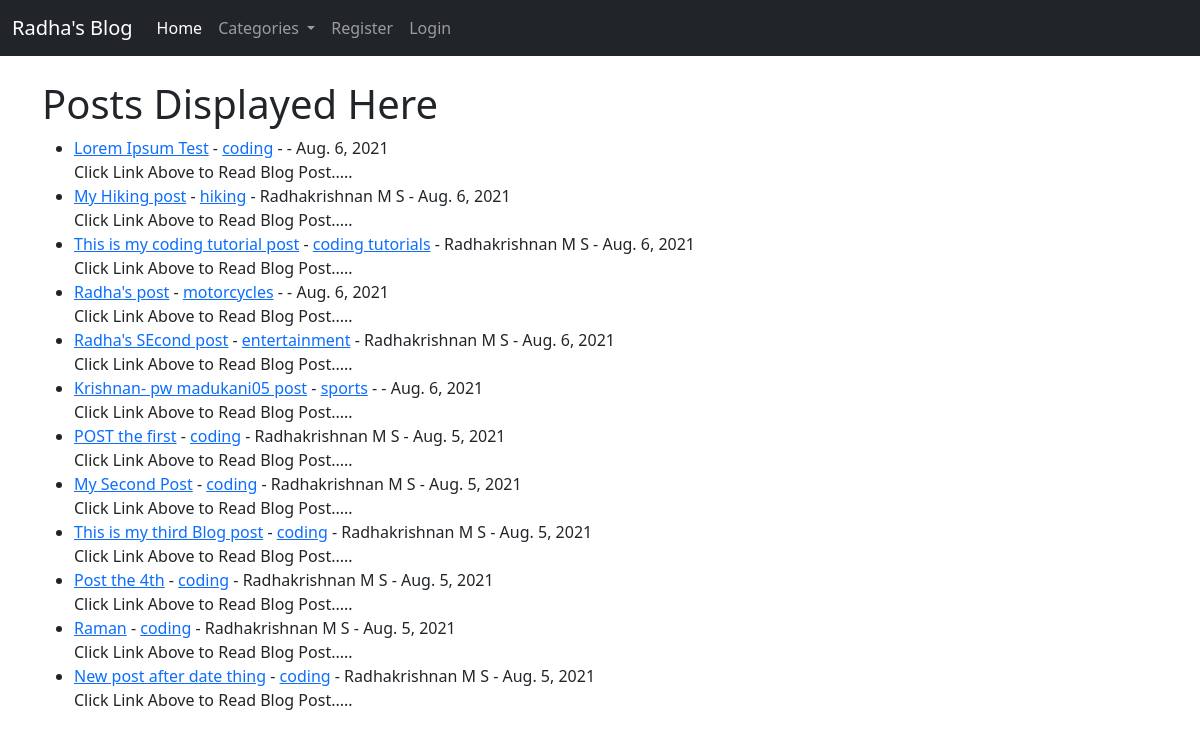
Before: / with the older database file.
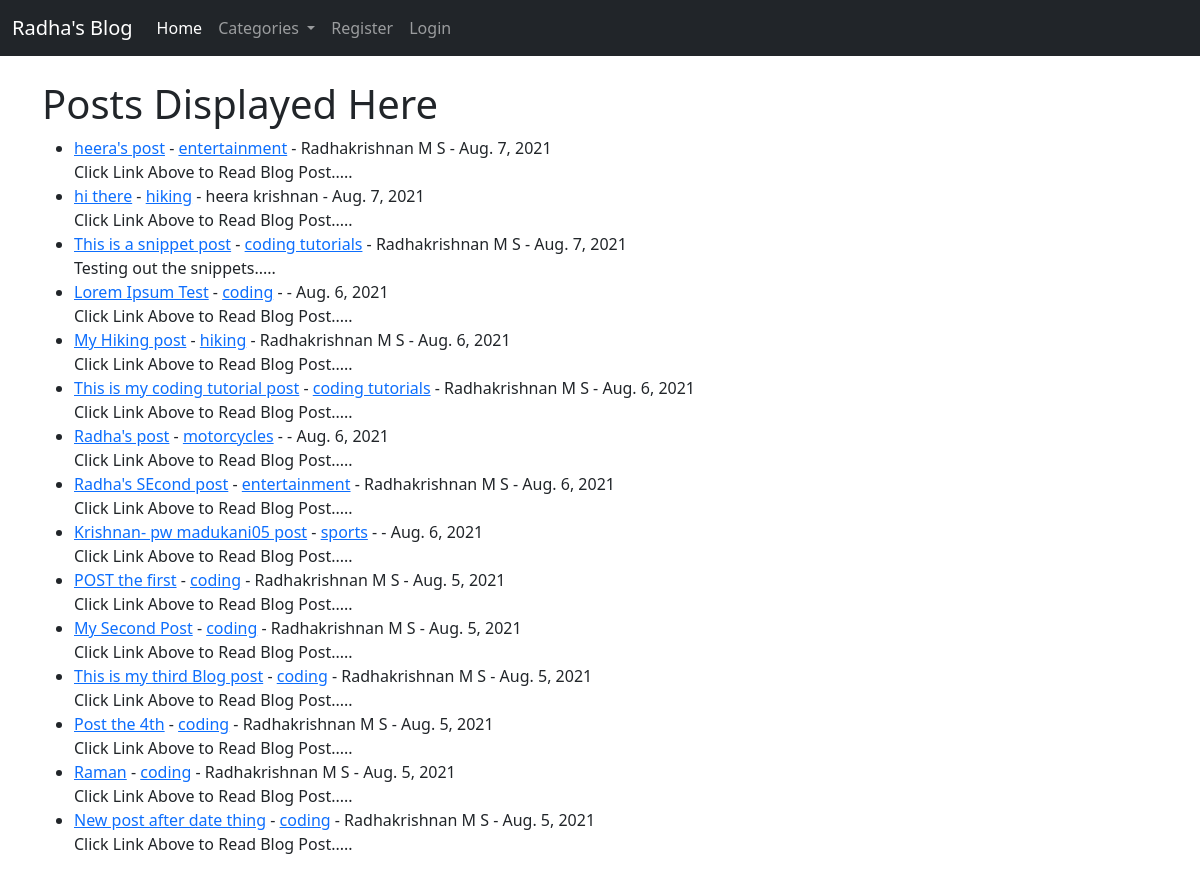
After: the same page with the newer database file.
### theblog/models.py (models this page shows, shortened)
class Post(models.Model):
	title = models.CharField(max_length=255)
	title_tag = models.CharField(max_length=255)
	author = models.ForeignKey(User, on_delete=models.CASCADE)
	body = RichTextField(blank=True, null=True)
	post_date = models.DateField(auto_now_add=True)
	category = models.CharField(max_length=255, default='coding')
	snippet = models.CharField(max_length=255)
	likes = models.ManyToManyField(User, related_name='blog_posts')

### theblog/views.py (the view)
# urls.py: path('', HomeView.as_view(), name="home"),
class HomeView(ListView):
	model = Post
	template_name = 'home.html'
	ordering = [ '-post_date' ]
	def get_context_data(self, *args, **kwargs):
		cat_menu = Category.objects.all()
		context = super(HomeView, self).get_context_data(*args, **kwargs)
		context["cat_menu"] = cat_menu
		return context

### theblog/models.py (called while the page is built)
	def __str__(self):
		return self.name

### theblog/templates/home.html (shortened to what this page needs)
{% extends 'base.html' %}
{% block content %}
<h1>Posts Displayed Here</h1>
<ul>
{% for post in object_list %}
	<li>
		<a href="{% url 'article-detail' post.pk %}">{{ post.title }}</a>
		 - <a href="{% url 'category' post.category|slugify %}">{{post.category}}</a>
		 - {{ post.author.first_name }} {{ post.author.last_name }}
		 - {{ post.post_date }}
		 <br/>
		{{ post.snippet }}
	</li>
{% endfor %}
</ul>
{% endblock %}

### theblog/templates/base.html (shortened to what this page needs)
<!doctype html>
<html lang="en">
  <head>
    <link href="https://cdn.jsdelivr.net/npm/bootstrap@5.0.2/dist/css/bootstrap.min.css" rel="stylesheet">
  </head>
  <body>
    <nav class="navbar navbar-expand-lg navbar-dark bg-dark">
  <div class="container-fluid">
    <a class="navbar-brand" href="{% url 'home' %}">Radha's Blog</a>
    <div class="collapse navbar-collapse" id="navbarNavDropdown">
      <ul class="navbar-nav">
        <li class="nav-item">
          <a class="nav-link active" aria-current="page" href="{% url 'home' %}">Home</a>
        </li>
          {% if cat_menu %}
              <li class="nav-item dropdown">
                <a class="nav-link dropdown-toggle" href="#" id="navbarDropdownMenuLink" role="button" data-bs-toggle="dropdown" aria-expanded="false">
                 Categories
                </a>
              </li>
          {% else %}
            <li class="nav-item">
              <a class="nav-link" href="{% url 'category-list' %}">Categories</a>
            </li>
          {% endif %}
          {% if user.is_authenticated %}
            <li class="nav-item">
              <a class="nav-link" href="{% url 'add_post' %}">Add Post</a>
            </li>
            <li class="nav-item">
              <a class="nav-link" href="{% url 'add_category' %}">Add Category</a>
            </li>
            <li class="nav-item">
              <a class="nav-link" href="{% url 'logout' %}">Logout</a>
            </li>
            <li class="nav-item">
              <a class="nav-link" href="{% url 'edit_profile' %}">Edit Profile</a>
            </li>
          {% else %}
            <li class="nav-item">
              <a class="nav-link" href="{% url 'register' %}">Register</a>
            </li>
            <li class="nav-item">
              <a class="nav-link" href="{% url 'login' %}">Login</a>
            </li>
          {% endif %}
      </ul>
    </div>
  </div>
</nav>
    <br/>
    <div class = "container">
        {% block content %}
        {% endblock %}
    </div>
  </body>
</html>

Changed rows visible on the page:
added Post: title "heera's post", category "entertainment", author.first_name "Radhakrishnan", author.last_name "M S", post_date "Aug. 7, 2021", snippet "Click Link Above to Read Blog Post....."
added Post: title "hi there", category "hiking", author.first_name "heera", author.last_name "krishnan", post_date "Aug. 7, 2021", snippet "Click Link Above to Read Blog Post....."
added Post: title "This is a snippet post", category "coding tutorials", author.first_name "Radhakrishnan", author.last_name "M S", post_date "Aug. 7, 2021", snippet "Testing out the snippets....."
